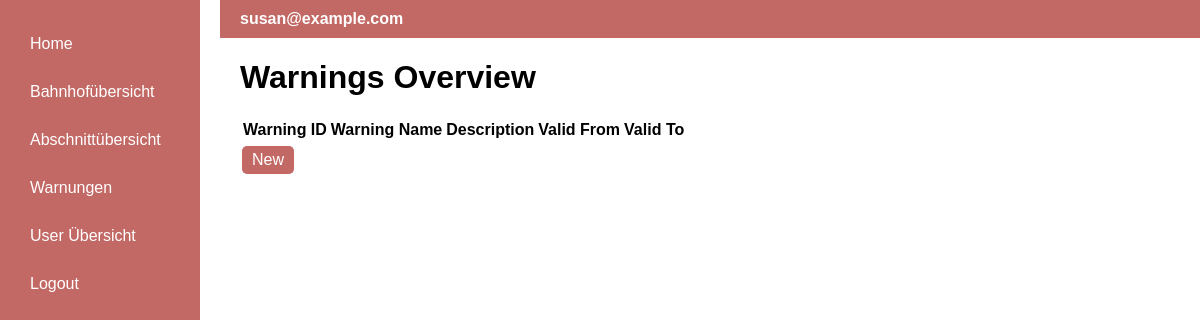
The page /warnings (signed in) on the database as committed earlier.
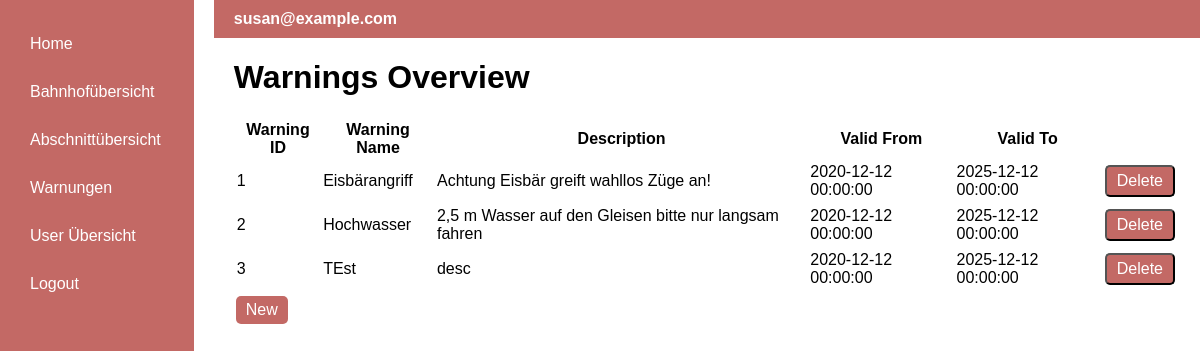
The same page on the database as committed later.
### app/models.py (models this page shows)
class Warning(db.Model):
    id = db.Column(db.Integer, primary_key=True, autoincrement=True)
    name = db.Column(db.String(140))
    description = db.Column(db.String(1500))
    validFrom = db.Column(db.DateTime)
    validTo = db.Column(db.DateTime)
    segment = db.Column(db.Integer, db.ForeignKey('segment.id', name='fk_warning_segment_id'))

### app/routes.py (the view)
@app.route('/warnings', methods=['GET'])
@login_required
def warnings():
    warnings = Warning.query.all()
    return render_template('warnings.html', title='Warnings Overview', warnings=warnings)

### app/models.py (called while the page is built)
@login.user_loader
def load_user(id):
    return db.session.get(User, int(id))

### app/templates/warnings.html
{% extends "base.html" %}
{% block content %}
    <h1>Warnings Overview</h1>
    <table class="table-warning">
        <thead>
            <tr>
                <th>Warning ID</th>
                <th>Warning Name</th>
                <th>Description</th>
                <th>Valid From</th>
                <th>Valid To</th>
                {% if current_user.is_authenticated and current_user.isAdmin %}
                <th></th>
                {% endif %}
            </tr>
        </thead>
        <tbody>
            {% for warning in warnings %}
                <tr>
                    <td>{{ warning.id }}</td>
                    <td>{{ warning.name }}</td>
                    <td>{{ warning.description }}</td>
                    <td>{{ warning.validFrom}}</td>
                    <td>{{ warning.validTo}}</td>
                    {% if current_user.is_authenticated and current_user.isAdmin %}
                    <td>
                       <form action="{{ url_for('warningDelete', warning_id=warning.id) }}" method="post">
                            <input type="submit" value="Delete" class="edit-button">
                        </form>
                    </td>
                    {% endif %}
                </tr>
            {% endfor %}
        </tbody>
    </table>
    {% if current_user.is_authenticated and current_user.isAdmin %}
    <a class="create_button" href="{{ url_for('warningNew') }}">New</a>
    {% endif %}
{% endblock %}

Rows that differ between the two databases and show on the page:
added Warning: id "1", name "Eisbärangriff", description "Achtung Eisbär greift wahllos Züge an!", validFrom "2020-12-12 00:00:00", validTo "2025-12-12 00:00:00"
added Warning: id "2", name "Hochwasser", description "2,5 m Wasser auf den Gleisen bitte nur langsam fahren", validFrom "2020-12-12 00:00:00", validTo "2025-12-12 00:00:00"
added Warning: id "3", name "TEst", description "desc", validFrom "2020-12-12 00:00:00", validTo "2025-12-12 00:00:00"
